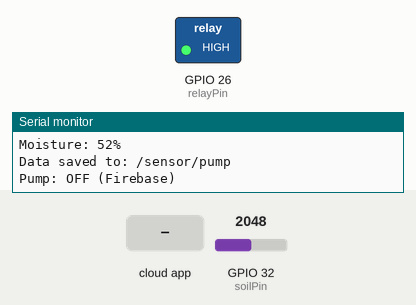
Simulated run of this sketch. Board: ESP32. Shown: switched loads named in the sketch (green lamp = pin HIGH), the last lines printed to the serial monitor. The inputs (shaded band) are chosen by the test bench; at power-on: GPIO 32 (soilPin) = 2048. WiFi joins after 1.5 s; servers stay silent unless stated; the Firebase database answers and starts empty.

Above: at 2.7 s.
2.8 s: the phone or cloud app sets pump to 1
At 4.7 s:
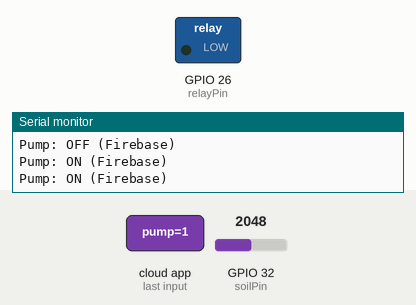
5.1 s: the phone or cloud app sets pump to 0
At 6.3 s:
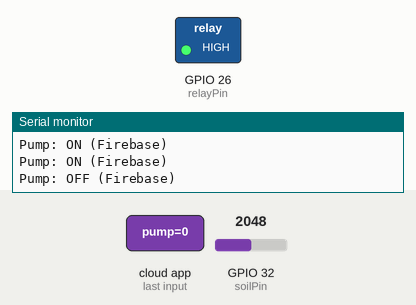
Timing chart, 0 to 8.1 s (numbered marks = the images above; inputs shaded):
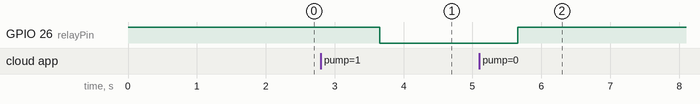

Measured:
- after the input at 2.8 s, GPIO 26 (relayPin): HIGH → LOW after 0.86 s
- after the input at 5.1 s, GPIO 26 (relayPin): LOW → HIGH after 0.56 s

The sketch:

ESP32SoilCheck_GITHUB.ino
```cpp
/*
  ESP32 Moisture Sensor to Firebase RTDB ( Realtime Database)
  Author : Madison [MaddieMistCodes]
  Date : September 2025
  Description : This project reads soil moisture using an inverted capacative soil sensor. It reads data from an analog pin on the ESP32.
               Moisture Data is sent every 5 seconds to a specified path on the Firebase RTDB. In this set-up, the ESP32 operates as a WiFi
               Client connected to a local router. A relay controls the connection between the submersible pump and the relay. Pump works off
               boolean logic centralised in firebase.
  Dependencies :
      _ Firebase ESP Client by Mobizt
      _ ESP32 board support via Arduino IDE
*/

#include <WiFi.h>
#include <Firebase_ESP_Client.h>  // Official Firebase ESP Client library

// Helper functions for token generation and debug info
#include "addons/TokenHelper.h"
#include "addons/RTDBHelper.h"

// Wi-Fi credentials
#define WIFI_SSID "ADD YOUR WIFI SSID HERE"
#define WIFI_PASSWORD "ADD YOUR WIFI PASSWORD HERE"

// Firebase project credentials
// Web API Key from Firebase Console - authenticates device FB
#define API_KEY "ADD YOUR API KEY HERE"
// Points to FB RTDB endpoint
#define DATABASE_URL "ADD YOUR DATABASE URL HERE"

// Firebase objects
// Handles data transactions
FirebaseData fbdo;
// Manages authentication
FirebaseAuth auth;
// Holds FB config settings
FirebaseConfig config;

// Timers and flags
// Track when data was last sent
unsigned long sendDataPrevMillis = 0;
unsigned long pumpReadMillis = 0;
// Indicate if anonymous sign-in is succesful
bool signUpOk = false;

// Moisture sensor variables
// Pin used on ESP32
int soilPin = 32;
// Reading value
int soilVal;
// Mapped moisture value
int moistureVal;

// Calibration values - inverse sensor
const int drySoil = 3200;
const int wetSoil = 1010;

bool autoMode = true;
int relayPin = 26;

void setup() {
  Serial.begin(115200);

  pinMode(relayPin, OUTPUT);
  digitalWrite(relayPin, HIGH);

  // Connect to Wi-Fi
  // Initiate wifi connection
  WiFi.begin(WIFI_SSID, WIFI_PASSWORD);
  Serial.print("Connecting to WiFi");
  // While ESP32 is not connected display ...
  while (WiFi.status() != WL_CONNECTED) {
    Serial.print(".");
    delay(300);
  }
  // Now connected - indicate to user + print IP address
  Serial.print("\nConnected with IP: ");
  Serial.println(WiFi.localIP());

  // Configure Firebase
  config.api_key = API_KEY;
  config.database_url = DATABASE_URL;

  // Sign in anonymously (email and password left blank)
  // & is to pass a reference to that variable - not a copy. Can access original object directly - saves memory.
  if (Firebase.signUp(&config, &auth, "", "")) {
    Serial.println("Anonymous sign-in successful");
    signUpOk = true;
  } else {
    Serial.printf("Sign-up failed: %s\n", config.signer.signupError.message.c_str());
  }

  // Listener for changes in FB authentication token. Tokens allow FB and ESP32 to communicate securely.
  config.token_status_callback = tokenStatusCallback;
  // Ensure FB has relevant information to run smoothly through a token change.
  // auth gets updated with token and config may update internal state.
  Firebase.begin(&config, &auth);
  // If ESP32 disconnects from WiFi - will automatically attempt to reconnect
  Firebase.reconnectWiFi(true);
}

void loop() {

  if (Firebase.ready() && signUpOk &&
      (millis() - pumpReadMillis > 1000 || pumpReadMillis == 0)) {

    pumpReadMillis = millis();  // update timer

    if (Firebase.RTDB.getBool(&fbdo, "/sensor/pump")) {
      bool pumpState = fbdo.boolData();

      if (pumpState) {
        digitalWrite(relayPin, LOW);
        Serial.println("Pump: ON (Firebase)");
      } else {
        digitalWrite(relayPin, HIGH);
        Serial.println("Pump: OFF (Firebase)");
      }

    } else {
      Serial.println("Firebase read failed: " + fbdo.errorReason());
    }
  }
  // Every 5 seconds, send moisture data to Firebase
  // Millis() returns number of milliseconds since the board was powered on
  // || sendDataPrevMillis == 0 is to ensure first loop runs - after first loop sendDataPrevMillis gains a value
  if (Firebase.ready() && signUpOk && (millis() - sendDataPrevMillis > 5000 || sendDataPrevMillis == 0)) {
    sendDataPrevMillis = millis(); //To store time when data was last sent

    // Read and map moisture value
    soilVal = analogRead(soilPin);
    moistureVal = constrain(map(soilVal, drySoil, wetSoil, 0, 100), 0, 100);

    // Send data to Firebase RTDB
    // If int moistureVal is written to path successfully - print on serial monitor
    // fbdo will handle the request and updating results
    if (Firebase.RTDB.setInt(&fbdo, "/sensor/moisture", moistureVal)) {
      Serial.println();
      Serial.println(soilVal);
      Serial.printf("Moisture: %d%%\n", moistureVal);
      Serial.println("Data saved to: " + fbdo.dataPath());
    } else {
      // Else indicate to user error has occurred
      Serial.println("Firebase write failed: " + fbdo.errorReason());
    }
}
}
```
